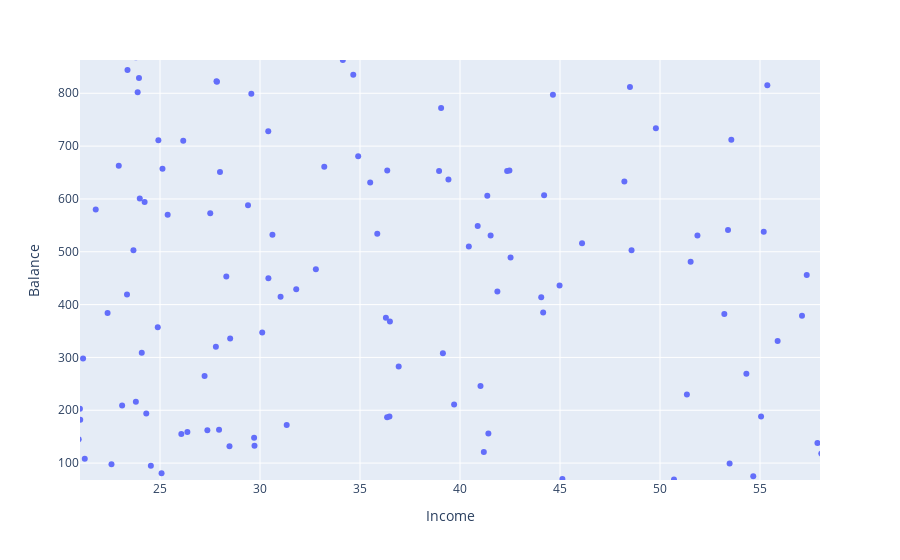

The notebook cell this image was saved under:
### Code cell
px.scatter(df, x='Income', y='Balance', range_x=[21, 58], range_y=[68,863])  # range presi da describe

### Figure 1 — Plotly figure (JSON) as saved in the notebook; plotly's stock layout.template omitted (floating-point values rounded to 4 significant figures; data arrays with more than 128 entries replaced by an {"elided": "..."} marker saying what was removed)
{"data": [{"hovertemplate": "Income=%{x}<br>Balance=%{y}<extra></extra>", "legendgroup": "", "marker": {"color": "#636efa", "symbol": "circle"}, "mode": "markers", "name": "", "orientation": "v", "showlegend": false, "type": "scatter", "x": {"elided": "400 float values"}, "xaxis": "x", "y": {"elided": "400 int values"}, "yaxis": "y"}], "layout": {"autosize": true, "legend": {"tracegroupgap": 0}, "margin": {"t": 60}, "xaxis": {"anchor": "y", "domain": [0, 1], "range": [21, 58], "title": {"text": "Income"}, "type": "linear"}, "yaxis": {"anchor": "x", "domain": [0, 1], "range": [68, 863], "title": {"text": "Balance"}, "type": "linear"}}}
